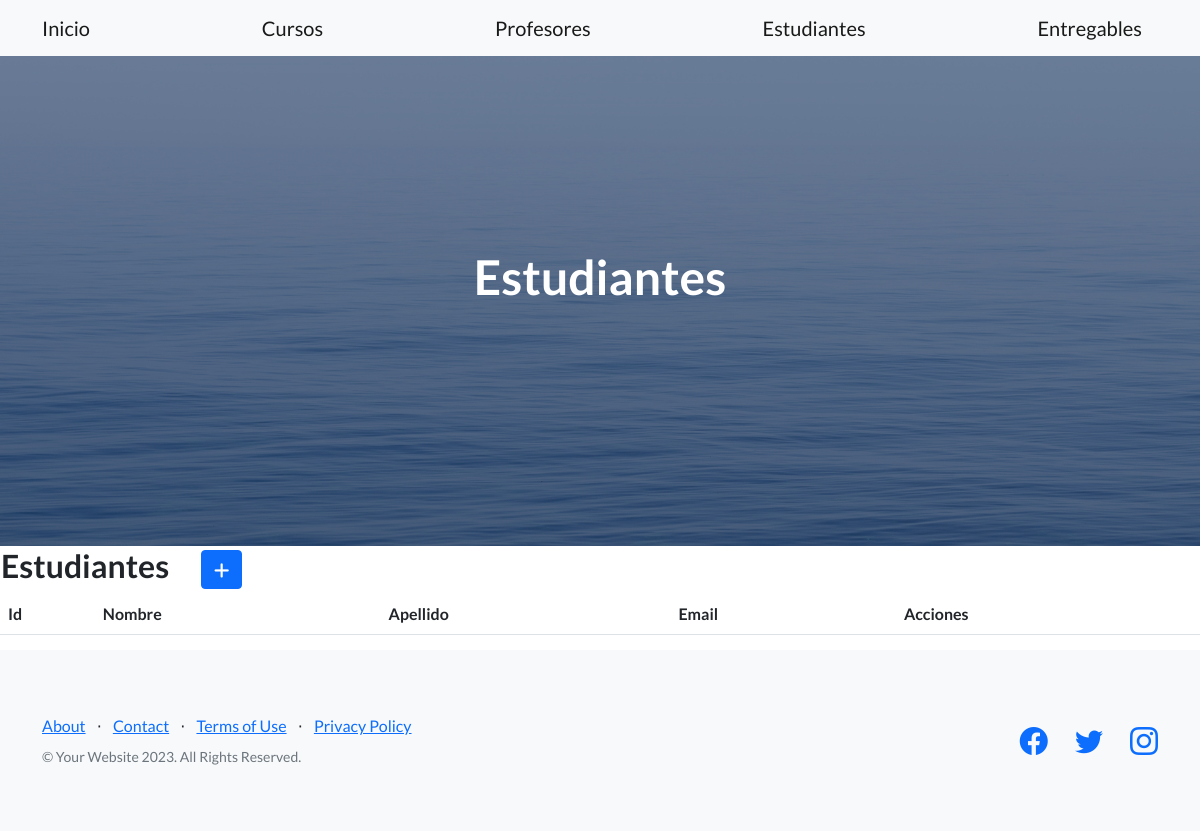
The app's page /aplicacion/estudiantes/, older data.
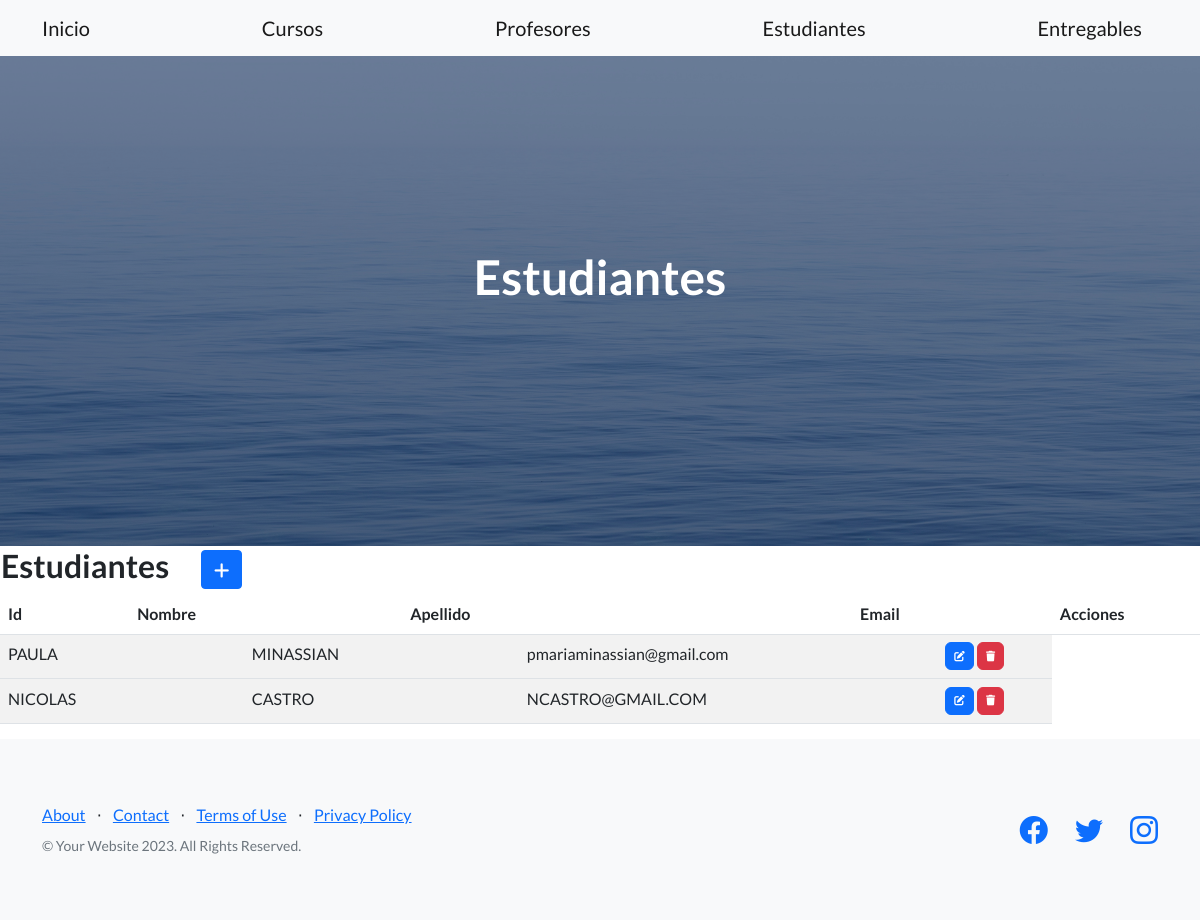
The same page, newer data.
### aplicacion/models.py (models this page shows, shortened)
class Estudiante(models.Model):
    nombre = models.CharField(max_length=30)
    apellido = models.CharField(max_length=30)
    email = models.EmailField()

### aplicacion/views.py (the view)
# urls.py: path('estudiantes/', EstudianteList.as_view(), name="estudiantes"),
class EstudianteList(ListView):
    model = Estudiante

### aplicacion/templates/aplicacion/estudiante_list.html (shortened to what this page needs)
{% extends 'aplicacion/home.html' %}
{% block titulo %}
    <h1 class="mb-5"> Estudiantes </h1>
{% endblock titulo %}
{% block contenido %}
<table>
    <tr>
        <td width= "200"><h2>Estudiantes</h2></td>
        <td>
            <a
            href="{% url 'estudiante_create' %}"
            class="btn btn-primary btn-sm"
            >
            </a>
        </td>
    </tr>
</table>
<table class="table table-striped">
    <thead>
         <tr>
            <th>Id</th>
            <th>Nombre<th>
            <th>Apellido<th>
            <th>Email<th>
            <th>Acciones<th>
    </thead>
    <tbody>
{% for e in estudiante_list %}
         <tr>
            <td>{{e.nombre}}<td>
            <td>{{e.apellido}}<td>
            <td>{{e.email}}<td>
            <td>
              <a
                href="{% url 'estudiante_update' e.id %}"
                class="btn btn-primary"
                style="--bs-btn-padding-y: .25rem; --bs-btn-padding-x: .5rem; --bs-btn-font-size: .75rem;"
                >
              </a>
              <a
                href="{% url 'estudiante_delete' e.id %}"
                class="btn btn-danger"
                style="--bs-btn-padding-y: .25rem; --bs-btn-padding-x: .5rem; --bs-btn-font-size: .75rem;"
                >
              </a>
            </td>
        <tr>
{% endfor %}
    </tbody>
</table>
{% endblock contenido %}

Row changes from the older to the newer data that the page shows:
added Estudiante: nombre "PAULA", apellido "MINASSIAN", email "pmariaminassian@gmail.com"
added Estudiante: nombre "NICOLAS", apellido "CASTRO", email "NCASTRO@GMAIL.COM"
